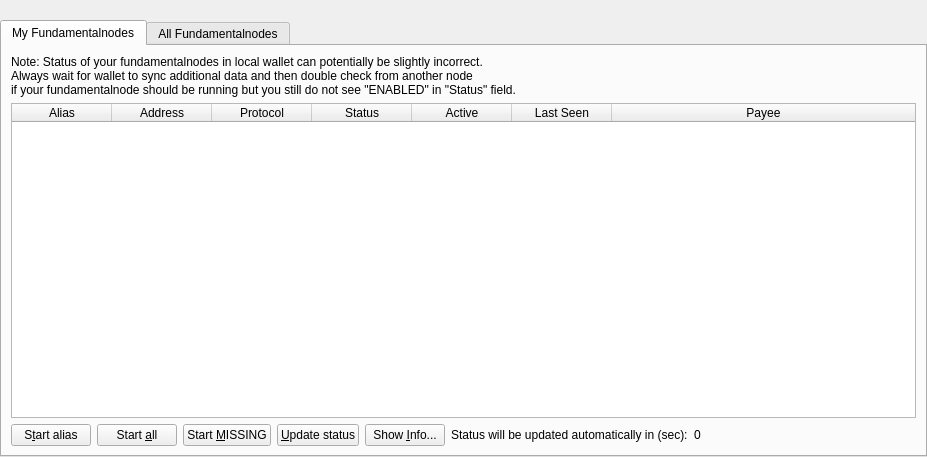
<?xml version="1.0" encoding="UTF-8"?>
<ui version="4.0">
 <class>FundamentalnodeList</class>
 <widget class="QWidget" name="FundamentalnodeList">
  <property name="geometry">
   <rect>
    <x>0</x>
    <y>0</y>
    <width>927</width>
    <height>457</height>
   </rect>
  </property>
  <property name="windowTitle">
   <string>Form</string>
  </property>
  <layout class="QVBoxLayout" name="topLayout">
   <property name="leftMargin">
    <number>0</number>
   </property>
   <property name="topMargin">
    <number>0</number>
   </property>
   <property name="rightMargin">
    <number>0</number>
   </property>
   <property name="bottomMargin">
    <number>0</number>
   </property>
   <item>
    <layout class="QVBoxLayout" name="verticalLayout">
     <property name="bottomMargin">
      <number>0</number>
     </property>
     <item>
      <spacer name="horizontalSpacer0">
       <property name="orientation">
        <enum>Qt::Horizontal</enum>
       </property>
       <property name="sizeHint" stdset="0">
        <size>
         <width>40</width>
         <height>20</height>
        </size>
       </property>
      </spacer>
     </item>
     <item>
      <widget class="QTabWidget" name="tabWidget">
       <property name="currentIndex">
        <number>0</number>
       </property>
       <widget class="QWidget" name="tabMyFundamentalnodes">
        <attribute name="title">
         <string>My Fundamentalnodes</string>
        </attribute>
        <layout class="QGridLayout" name="gridLayout_2">
         <item row="0" column="0">
          <layout class="QVBoxLayout" name="verticalLayout_2">
           <property name="bottomMargin">
            <number>0</number>
           </property>
           <item>
            <layout class="QHBoxLayout" name="horizontalLayout_note">
             <property name="bottomMargin">
              <number>0</number>
             </property>
             <item>
              <widget class="QLabel" name="updateNote">
               <property name="text">
                <string>Note: Status of your fundamentalnodes in local wallet can potentially be slightly incorrect.&lt;br /&gt;Always wait for wallet to sync additional data and then double check from another node&lt;br /&gt;if your fundamentalnode should be running but you still do not see &quot;ENABLED&quot; in &quot;Status&quot; field.</string>
               </property>
              </widget>
             </item>
            </layout>
           </item>
           <item>
            <widget class="QTableWidget" name="tableWidgetMyFundamentalnodes">
             <property name="minimumSize">
              <size>
               <width>695</width>
               <height>0</height>
              </size>
             </property>
             <property name="editTriggers">
              <set>QAbstractItemView::NoEditTriggers</set>
             </property>
             <property name="alternatingRowColors">
              <bool>true</bool>
             </property>
             <property name="selectionMode">
              <enum>QAbstractItemView::SingleSelection</enum>
             </property>
             <property name="selectionBehavior">
              <enum>QAbstractItemView::SelectRows</enum>
             </property>
             <property name="sortingEnabled">
              <bool>true</bool>
             </property>
             <attribute name="horizontalHeaderStretchLastSection">
              <bool>true</bool>
             </attribute>
             <column>
              <property name="text">
               <string>Alias</string>
              </property>
             </column>
             <column>
              <property name="text">
               <string>Address</string>
              </property>
             </column>
             <column>
              <property name="text">
               <string>Protocol</string>
              </property>
             </column>
             <column>
              <property name="text">
               <string>Status</string>
              </property>
             </column>
             <column>
              <property name="text">
               <string>Active</string>
              </property>
             </column>
             <column>
              <property name="text">
               <string>Last Seen</string>
              </property>
             </column>
             <column>
              <property name="text">
               <string>Payee</string>
              </property>
             </column>
            </widget>
           </item>
           <item>
            <layout class="QHBoxLayout" name="horizontalLayout_5">
             <property name="bottomMargin">
              <number>0</number>
             </property>
             <item>
              <widget class="QPushButton" name="startButton">
               <property name="text">
                <string>S&amp;tart alias</string>
               </property>
              </widget>
             </item>
             <item>
              <widget class="QPushButton" name="startAllButton">
               <property name="text">
                <string>Start &amp;all</string>
               </property>
              </widget>
             </item>
             <item>
              <widget class="QPushButton" name="startMissingButton">
               <property name="text">
                <string>Start &amp;MISSING</string>
               </property>
              </widget>
             </item>
             <item>
              <widget class="QPushButton" name="UpdateButton">
               <property name="text">
                <string>&amp;Update status</string>
               </property>
              </widget>
             </item>
             <item>
              <widget class="QPushButton" name="QRButton">
               <property name="toolTip">
                <string>Show additional Fundamentalnode information</string>
               </property>
               <property name="text">
                <string>Show &amp;Info...</string>
               </property>
              </widget>
             </item>
             <item>
              <widget class="QLabel" name="autoupdate_label">
               <property name="text">
                <string>Status will be updated automatically in (sec):</string>
               </property>
              </widget>
             </item>
             <item>
              <widget class="QLabel" name="secondsLabel">
               <property name="text">
                <string>0</string>
               </property>
              </widget>
             </item>
             <item>
              <spacer name="horizontalSpacer_5">
               <property name="orientation">
                <enum>Qt::Horizontal</enum>
               </property>
               <property name="sizeHint" stdset="0">
                <size>
                 <width>40</width>
                 <height>20</height>
                </size>
               </property>
              </spacer>
             </item>
            </layout>
           </item>
          </layout>
         </item>
        </layout>
       </widget>
       <widget class="QWidget" name="tabAllFundamentalnodes">
        <attribute name="title">
         <string>All Fundamentalnodes</string>
        </attribute>
        <layout class="QGridLayout" name="gridLayout">
         <item row="1" column="0">
          <widget class="QTableWidget" name="tableWidgetFundamentalnodes">
           <property name="editTriggers">
            <set>QAbstractItemView::NoEditTriggers</set>
           </property>
           <property name="alternatingRowColors">
            <bool>true</bool>
           </property>
           <property name="selectionBehavior">
            <enum>QAbstractItemView::SelectRows</enum>
           </property>
           <property name="selectionMode">
            <enum>QAbstractItemView::NoSelection</enum>
           </property>
           <property name="sortingEnabled">
            <bool>true</bool>
           </property>
           <attribute name="horizontalHeaderStretchLastSection">
            <bool>true</bool>
           </attribute>
           <column>
            <property name="text">
             <string>Address</string>
            </property>
           </column>
           <column>
            <property name="text">
             <string>Protocol</string>
            </property>
           </column>
           <column>
            <property name="text">
             <string>Status</string>
            </property>
           </column>
           <column>
            <property name="text">
             <string>Active</string>
            </property>
           </column>
           <column>
            <property name="text">
             <string>Last Seen</string>
            </property>
           </column>
           <column>
            <property name="text">
             <string>Payee</string>
            </property>
           </column>
          </widget>
         </item>
         <item row="0" column="0">
          <layout class="QHBoxLayout" name="horizontalLayout_3">
           <property name="bottomMargin">
            <number>0</number>
           </property>
           <item>
            <widget class="QLabel" name="label_filter">
             <property name="text">
              <string>Filter List:</string>
             </property>
            </widget>
           </item>
           <item>
            <widget class="QLineEdit" name="filterLineEdit">
             <property name="toolTip">
              <string>Filter fundamentalnode list</string>
             </property>
            </widget>
           </item>
           <item>
            <spacer name="horizontalSpacer_3">
             <property name="orientation">
              <enum>Qt::Horizontal</enum>
             </property>
             <property name="sizeHint" stdset="0">
              <size>
               <width>10</width>
               <height>20</height>
              </size>
             </property>
            </spacer>
           </item>
           <item>
            <widget class="QLabel" name="label_count">
             <property name="text">
              <string>Node Count:</string>
             </property>
            </widget>
           </item>
           <item>
            <widget class="QLabel" name="countLabel">
             <property name="text">
              <string>0</string>
             </property>
            </widget>
           </item>
          </layout>
         </item>
        </layout>
       </widget>
      </widget>
     </item>
    </layout>
   </item>
  </layout>
 </widget>
 <resources/>
 <connections/>
</ui>
